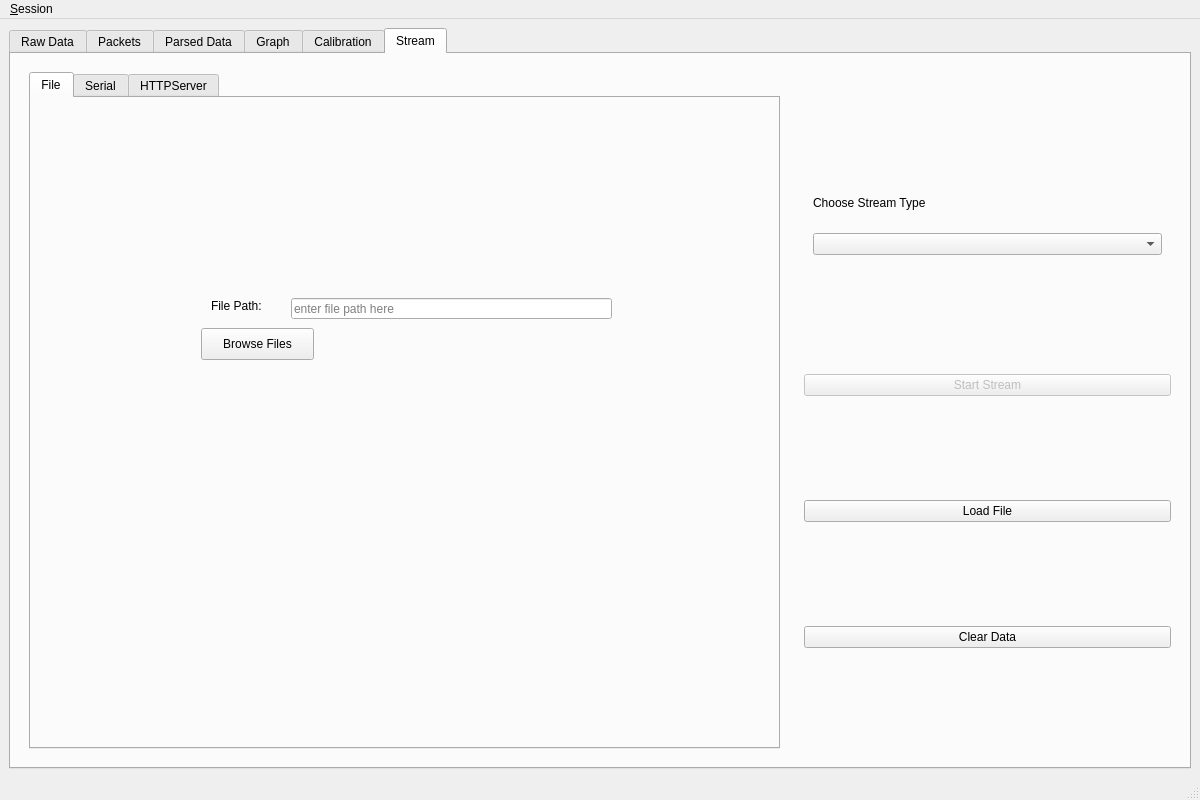
<?xml version="1.0" encoding="UTF-8"?>
<ui version="4.0">
 <class>MainWindow</class>
 <widget class="QMainWindow" name="MainWindow">
  <property name="geometry">
   <rect>
    <x>0</x>
    <y>0</y>
    <width>1200</width>
    <height>800</height>
   </rect>
  </property>
  <property name="sizePolicy">
   <sizepolicy hsizetype="Expanding" vsizetype="Expanding">
    <horstretch>0</horstretch>
    <verstretch>0</verstretch>
   </sizepolicy>
  </property>
  <property name="minimumSize">
   <size>
    <width>1200</width>
    <height>800</height>
   </size>
  </property>
  <property name="maximumSize">
   <size>
    <width>16777215</width>
    <height>16777215</height>
   </size>
  </property>
  <property name="windowTitle">
   <string>Testbench 0.1</string>
  </property>
  <property name="unifiedTitleAndToolBarOnMac">
   <bool>true</bool>
  </property>
  <widget class="QWidget" name="centralwidget">
   <layout class="QHBoxLayout" name="horizontalLayout_6">
    <item>
     <widget class="QTabWidget" name="TabView">
      <property name="enabled">
       <bool>true</bool>
      </property>
      <property name="sizePolicy">
       <sizepolicy hsizetype="Expanding" vsizetype="Expanding">
        <horstretch>1</horstretch>
        <verstretch>1</verstretch>
       </sizepolicy>
      </property>
      <property name="minimumSize">
       <size>
        <width>800</width>
        <height>600</height>
       </size>
      </property>
      <property name="toolTipDuration">
       <number>-1</number>
      </property>
      <property name="tabPosition">
       <enum>QTabWidget::North</enum>
      </property>
      <property name="currentIndex">
       <number>5</number>
      </property>
      <property name="tabBarAutoHide">
       <bool>false</bool>
      </property>
      <widget class="QWidget" name="RawDataTab">
       <attribute name="title">
        <string>Raw Data</string>
       </attribute>
       <layout class="QHBoxLayout" name="horizontalLayout_2">
        <item>
         <widget class="QWidget" name="widget" native="true">
          <property name="sizePolicy">
           <sizepolicy hsizetype="Expanding" vsizetype="Expanding">
            <horstretch>4</horstretch>
            <verstretch>0</verstretch>
           </sizepolicy>
          </property>
          <layout class="QVBoxLayout" name="verticalLayout_6">
           <item>
            <widget class="QTableWidget" name="rawDataTable">
             <property name="sizePolicy">
              <sizepolicy hsizetype="Expanding" vsizetype="Expanding">
               <horstretch>0</horstretch>
               <verstretch>80</verstretch>
              </sizepolicy>
             </property>
             <property name="editTriggers">
              <set>QAbstractItemView::NoEditTriggers</set>
             </property>
             <property name="selectionMode">
              <enum>QAbstractItemView::SingleSelection</enum>
             </property>
             <property name="textElideMode">
              <enum>Qt::ElideMiddle</enum>
             </property>
             <attribute name="horizontalHeaderDefaultSectionSize">
              <number>80</number>
             </attribute>
            </widget>
           </item>
           <item>
            <widget class="QWidget" name="widget_8" native="true">
             <property name="sizePolicy">
              <sizepolicy hsizetype="Preferred" vsizetype="Preferred">
               <horstretch>0</horstretch>
               <verstretch>10</verstretch>
              </sizepolicy>
             </property>
             <layout class="QHBoxLayout" name="horizontalLayout_5">
              <property name="topMargin">
               <number>0</number>
              </property>
              <property name="bottomMargin">
               <number>0</number>
              </property>
              <item>
               <widget class="QWidget" name="widget_6" native="true">
                <property name="sizePolicy">
                 <sizepolicy hsizetype="Preferred" vsizetype="Preferred">
                  <horstretch>0</horstretch>
                  <verstretch>10</verstretch>
                 </sizepolicy>
                </property>
                <widget class="QPlainTextEdit" name="RawData_BYTES_NUM_Text">
                 <property name="geometry">
                  <rect>
                   <x>120</x>
                   <y>20</y>
                   <width>104</width>
                   <height>31</height>
                  </rect>
                 </property>
                 <property name="readOnly">
                  <bool>true</bool>
                 </property>
                </widget>
                <widget class="QLabel" name="label_6">
                 <property name="geometry">
                  <rect>
                   <x>10</x>
                   <y>30</y>
                   <width>111</width>
                   <height>16</height>
                  </rect>
                 </property>
                 <property name="text">
                  <string>Number of Bytes:</string>
                 </property>
                </widget>
               </widget>
              </item>
              <item>
               <widget class="QWidget" name="widget_7" native="true">
                <property name="sizePolicy">
                 <sizepolicy hsizetype="Preferred" vsizetype="Preferred">
                  <horstretch>0</horstretch>
                  <verstretch>10</verstretch>
                 </sizepolicy>
                </property>
                <widget class="QLabel" name="label_7">
                 <property name="geometry">
                  <rect>
                   <x>10</x>
                   <y>30</y>
                   <width>131</width>
                   <height>16</height>
                  </rect>
                 </property>
                 <property name="text">
                  <string>GoTo Byte Number:</string>
                 </property>
                </widget>
                <widget class="QLineEdit" name="RawData_GOTO_Text">
                 <property name="geometry">
                  <rect>
                   <x>140</x>
                   <y>20</y>
                   <width>113</width>
                   <height>31</height>
                  </rect>
                 </property>
                </widget>
               </widget>
              </item>
             </layout>
            </widget>
           </item>
          </layout>
         </widget>
        </item>
        <item>
         <widget class="QWidget" name="widget_2" native="true">
          <property name="sizePolicy">
           <sizepolicy hsizetype="Preferred" vsizetype="Preferred">
            <horstretch>1</horstretch>
            <verstretch>0</verstretch>
           </sizepolicy>
          </property>
          <layout class="QVBoxLayout" name="verticalLayout_5">
           <item>
            <widget class="QWidget" name="widget_3" native="true">
             <widget class="QPlainTextEdit" name="RawData_BIN_Text">
              <property name="geometry">
               <rect>
                <x>80</x>
                <y>30</y>
                <width>104</width>
                <height>31</height>
               </rect>
              </property>
              <property name="readOnly">
               <bool>true</bool>
              </property>
             </widget>
             <widget class="QLabel" name="label_3">
              <property name="geometry">
               <rect>
                <x>10</x>
                <y>30</y>
                <width>60</width>
                <height>16</height>
               </rect>
              </property>
              <property name="text">
               <string>BIN:</string>
              </property>
             </widget>
            </widget>
           </item>
           <item>
            <widget class="QWidget" name="widget_4" native="true">
             <widget class="QPlainTextEdit" name="RawData_DEC_Text">
              <property name="geometry">
               <rect>
                <x>80</x>
                <y>30</y>
                <width>104</width>
                <height>31</height>
               </rect>
              </property>
              <property name="readOnly">
               <bool>true</bool>
              </property>
             </widget>
             <widget class="QLabel" name="label_4">
              <property name="geometry">
               <rect>
                <x>10</x>
                <y>30</y>
                <width>60</width>
                <height>16</height>
               </rect>
              </property>
              <property name="text">
               <string>DEC:</string>
              </property>
             </widget>
            </widget>
           </item>
           <item>
            <widget class="QWidget" name="widget_5" native="true">
             <widget class="QPlainTextEdit" name="RawData_ASCII_Text">
              <property name="geometry">
               <rect>
                <x>80</x>
                <y>30</y>
                <width>104</width>
                <height>31</height>
               </rect>
              </property>
              <property name="readOnly">
               <bool>true</bool>
              </property>
             </widget>
             <widget class="QLabel" name="label_5">
              <property name="geometry">
               <rect>
                <x>10</x>
                <y>30</y>
                <width>60</width>
                <height>16</height>
               </rect>
              </property>
              <property name="text">
               <string>ASCII:</string>
              </property>
             </widget>
            </widget>
           </item>
          </layout>
         </widget>
        </item>
       </layout>
      </widget>
      <widget class="QWidget" name="PacketsTab">
       <property name="toolTipDuration">
        <number>3</number>
       </property>
       <attribute name="title">
        <string>Packets</string>
       </attribute>
       <layout class="QVBoxLayout" name="verticalLayout_9">
        <item>
         <widget class="QWidget" name="widget_20" native="true">
          <property name="sizePolicy">
           <sizepolicy hsizetype="Preferred" vsizetype="Expanding">
            <horstretch>0</horstretch>
            <verstretch>1</verstretch>
           </sizepolicy>
          </property>
          <property name="minimumSize">
           <size>
            <width>0</width>
            <height>50</height>
           </size>
          </property>
          <widget class="QLabel" name="label_20">
           <property name="geometry">
            <rect>
             <x>30</x>
             <y>10</y>
             <width>91</width>
             <height>16</height>
            </rect>
           </property>
           <property name="text">
            <string>Select Parser:</string>
           </property>
          </widget>
          <widget class="QComboBox" name="comboBox_parser_list">
           <property name="geometry">
            <rect>
             <x>120</x>
             <y>10</y>
             <width>221</width>
             <height>26</height>
            </rect>
           </property>
          </widget>
          <widget class="QLabel" name="label_21">
           <property name="geometry">
            <rect>
             <x>410</x>
             <y>10</y>
             <width>121</width>
             <height>16</height>
            </rect>
           </property>
           <property name="text">
            <string>Number of Packets:</string>
           </property>
          </widget>
          <widget class="QLineEdit" name="lineEdit_number_of_packets">
           <property name="geometry">
            <rect>
             <x>540</x>
             <y>10</y>
             <width>161</width>
             <height>21</height>
            </rect>
           </property>
           <property name="readOnly">
            <bool>true</bool>
           </property>
          </widget>
         </widget>
        </item>
        <item>
         <widget class="QListWidget" name="listWidget_packets">
          <property name="sizePolicy">
           <sizepolicy hsizetype="Expanding" vsizetype="Expanding">
            <horstretch>0</horstretch>
            <verstretch>9</verstretch>
           </sizepolicy>
          </property>
          <property name="editTriggers">
           <set>QAbstractItemView::NoEditTriggers</set>
          </property>
          <property name="selectionMode">
           <enum>QAbstractItemView::SingleSelection</enum>
          </property>
         </widget>
        </item>
       </layout>
      </widget>
      <widget class="QWidget" name="ParsedDataTab">
       <attribute name="title">
        <string>Parsed Data</string>
       </attribute>
      </widget>
      <widget class="QWidget" name="GraphTab">
       <attribute name="title">
        <string>Graph</string>
       </attribute>
       <layout class="QHBoxLayout" name="horizontalLayout">
        <property name="spacing">
         <number>0</number>
        </property>
        <property name="leftMargin">
         <number>0</number>
        </property>
        <property name="topMargin">
         <number>0</number>
        </property>
        <property name="rightMargin">
         <number>0</number>
        </property>
        <property name="bottomMargin">
         <number>0</number>
        </property>
        <item>
         <widget class="QWidget" name="matplotView" native="true">
          <property name="sizePolicy">
           <sizepolicy hsizetype="Expanding" vsizetype="Expanding">
            <horstretch>4</horstretch>
            <verstretch>2</verstretch>
           </sizepolicy>
          </property>
          <property name="minimumSize">
           <size>
            <width>500</width>
            <height>300</height>
           </size>
          </property>
          <property name="maximumSize">
           <size>
            <width>16777215</width>
            <height>16777215</height>
           </size>
          </property>
          <property name="toolTipDuration">
           <number>4</number>
          </property>
          <layout class="QVBoxLayout" name="verticalLayout_3">
           <item>
            <widget class="QLabel" name="label_2">
             <property name="maximumSize">
              <size>
               <width>100</width>
               <height>30</height>
              </size>
             </property>
             <property name="text">
              <string>Voltages</string>
             </property>
            </widget>
           </item>
           <item>
            <widget class="QWidget" name="graph" native="true">
             <layout class="QHBoxLayout" name="horizontalLayout_4"/>
            </widget>
           </item>
          </layout>
         </widget>
        </item>
        <item>
         <widget class="QWidget" name="rightView" native="true">
          <property name="sizePolicy">
           <sizepolicy hsizetype="Preferred" vsizetype="Preferred">
            <horstretch>3</horstretch>
            <verstretch>1</verstretch>
           </sizepolicy>
          </property>
          <layout class="QVBoxLayout" name="verticalLayout">
           <property name="spacing">
            <number>0</number>
           </property>
           <property name="leftMargin">
            <number>0</number>
           </property>
           <property name="topMargin">
            <number>0</number>
           </property>
           <property name="rightMargin">
            <number>0</number>
           </property>
           <property name="bottomMargin">
            <number>0</number>
           </property>
           <item>
            <widget class="QWidget" name="dataView" native="true">
             <property name="sizePolicy">
              <sizepolicy hsizetype="Preferred" vsizetype="Preferred">
               <horstretch>1</horstretch>
               <verstretch>1</verstretch>
              </sizepolicy>
             </property>
             <layout class="QHBoxLayout" name="horizontalLayout_3">
              <item>
               <widget class="QTableWidget" name="tableWidget">
                <property name="sizePolicy">
                 <sizepolicy hsizetype="Expanding" vsizetype="Expanding">
                  <horstretch>5</horstretch>
                  <verstretch>0</verstretch>
                 </sizepolicy>
                </property>
                <property name="editTriggers">
                 <set>QAbstractItemView::NoEditTriggers</set>
                </property>
                <property name="columnCount">
                 <number>4</number>
                </property>
                <attribute name="verticalHeaderVisible">
                 <bool>false</bool>
                </attribute>
                <column/>
                <column/>
                <column/>
                <column/>
               </widget>
              </item>
              <item>
               <widget class="QWidget" name="toggleBox" native="true">
                <property name="sizePolicy">
                 <sizepolicy hsizetype="Preferred" vsizetype="Preferred">
                  <horstretch>1</horstretch>
                  <verstretch>0</verstretch>
                 </sizepolicy>
                </property>
                <layout class="QVBoxLayout" name="verticalLayout_2">
                 <item>
                  <widget class="QComboBox" name="comboBox">
                   <property name="currentText">
                    <string/>
                   </property>
                  </widget>
                 </item>
                 <item>
                  <widget class="QCheckBox" name="pointsCheckBox">
                   <property name="text">
                    <string>points</string>
                   </property>
                  </widget>
                 </item>
                 <item>
                  <widget class="QCheckBox" name="avrgCheckBox">
                   <property name="text">
                    <string>average</string>
                   </property>
                  </widget>
                 </item>
                 <item>
                  <widget class="QSlider" name="horizontalSlider">
                   <property name="orientation">
                    <enum>Qt::Horizontal</enum>
                   </property>
                   <property name="tickPosition">
                    <enum>QSlider::TicksBelow</enum>
                   </property>
                  </widget>
                 </item>
                 <item>
                  <widget class="QLabel" name="label">
                   <property name="maximumSize">
                    <size>
                     <width>16777215</width>
                     <height>40</height>
                    </size>
                   </property>
                   <property name="autoFillBackground">
                    <bool>false</bool>
                   </property>
                   <property name="frameShape">
                    <enum>QFrame::StyledPanel</enum>
                   </property>
                   <property name="frameShadow">
                    <enum>QFrame::Plain</enum>
                   </property>
                   <property name="text">
                    <string>0</string>
                   </property>
                   <property name="alignment">
                    <set>Qt::AlignCenter</set>
                   </property>
                  </widget>
                 </item>
                </layout>
                <zorder>comboBox</zorder>
                <zorder>pointsCheckBox</zorder>
                <zorder>horizontalSlider</zorder>
                <zorder>label</zorder>
                <zorder>avrgCheckBox</zorder>
               </widget>
              </item>
             </layout>
            </widget>
           </item>
           <item>
            <widget class="QWidget" name="placeholderView" native="true">
             <property name="sizePolicy">
              <sizepolicy hsizetype="Preferred" vsizetype="Preferred">
               <horstretch>1</horstretch>
               <verstretch>1</verstretch>
              </sizepolicy>
             </property>
            </widget>
           </item>
          </layout>
         </widget>
        </item>
       </layout>
      </widget>
      <widget class="QWidget" name="CalibrationTab">
       <attribute name="title">
        <string>Calibration</string>
       </attribute>
      </widget>
      <widget class="QWidget" name="StreamTab">
       <property name="enabled">
        <bool>true</bool>
       </property>
       <attribute name="title">
        <string>Stream</string>
       </attribute>
       <layout class="QHBoxLayout" name="horizontalLayout_7">
        <item>
         <widget class="QWidget" name="widget_9" native="true">
          <property name="sizePolicy">
           <sizepolicy hsizetype="Expanding" vsizetype="Expanding">
            <horstretch>2</horstretch>
            <verstretch>0</verstretch>
           </sizepolicy>
          </property>
          <layout class="QHBoxLayout" name="horizontalLayout_8">
           <item>
            <widget class="QTabWidget" name="StreamTabWidget">
             <property name="currentIndex">
              <number>0</number>
             </property>
             <widget class="QWidget" name="FileTab">
              <attribute name="title">
               <string>File</string>
              </attribute>
              <widget class="QWidget" name="widget_19" native="true">
               <property name="geometry">
                <rect>
                 <x>150</x>
                 <y>160</y>
                 <width>471</width>
                 <height>361</height>
                </rect>
               </property>
               <widget class="QLineEdit" name="lineEdit_file_path">
                <property name="geometry">
                 <rect>
                  <x>110</x>
                  <y>40</y>
                  <width>321</width>
                  <height>21</height>
                 </rect>
                </property>
                <property name="placeholderText">
                 <string>enter file path here</string>
                </property>
               </widget>
               <widget class="QLabel" name="label_19">
                <property name="geometry">
                 <rect>
                  <x>30</x>
                  <y>40</y>
                  <width>60</width>
                  <height>16</height>
                 </rect>
                </property>
                <property name="text">
                 <string>File Path:</string>
                </property>
               </widget>
               <widget class="QPushButton" name="pushButton_browse_files">
                <property name="geometry">
                 <rect>
                  <x>20</x>
                  <y>70</y>
                  <width>113</width>
                  <height>32</height>
                 </rect>
                </property>
                <property name="text">
                 <string>Browse Files</string>
                </property>
               </widget>
              </widget>
             </widget>
             <widget class="QWidget" name="SerialTab">
              <property name="layoutDirection">
               <enum>Qt::LeftToRight</enum>
              </property>
              <attribute name="title">
               <string>Serial</string>
              </attribute>
              <layout class="QHBoxLayout" name="horizontalLayout_9" stretch="0">
               <property name="leftMargin">
                <number>0</number>
               </property>
               <property name="topMargin">
                <number>0</number>
               </property>
               <property name="rightMargin">
                <number>0</number>
               </property>
               <property name="bottomMargin">
                <number>0</number>
               </property>
               <item alignment="Qt::AlignHCenter">
                <widget class="QWidget" name="widget_12" native="true">
                 <property name="sizePolicy">
                  <sizepolicy hsizetype="Expanding" vsizetype="Expanding">
                   <horstretch>0</horstretch>
                   <verstretch>0</verstretch>
                  </sizepolicy>
                 </property>
                 <property name="minimumSize">
                  <size>
                   <width>400</width>
                   <height>0</height>
                  </size>
                 </property>
                 <property name="maximumSize">
                  <size>
                   <width>16777215</width>
                   <height>16777215</height>
                  </size>
                 </property>
                 <layout class="QVBoxLayout" name="verticalLayout_8">
                  <item>
                   <widget class="QWidget" name="widget_13" native="true">
                    <property name="minimumSize">
                     <size>
                      <width>400</width>
                      <height>0</height>
                     </size>
                    </property>
                    <property name="maximumSize">
                     <size>
                      <width>600</width>
                      <height>50</height>
                     </size>
                    </property>
                    <layout class="QHBoxLayout" name="horizontalLayout_10">
                     <item>
                      <widget class="QLabel" name="label_9">
                       <property name="minimumSize">
                        <size>
                         <width>50</width>
                         <height>0</height>
                        </size>
                       </property>
                       <property name="text">
                        <string>Baud Rate:</string>
                       </property>
                      </widget>
                     </item>
                     <item>
                      <widget class="QComboBox" name="comboBox_serial_baud_rate">
                       <property name="minimumSize">
                        <size>
                         <width>200</width>
                         <height>0</height>
                        </size>
                       </property>
                       <property name="currentText">
                        <string>9600</string>
                       </property>
                       <property name="currentIndex">
                        <number>12</number>
                       </property>
                       <item>
                        <property name="text">
                         <string>50</string>
                        </property>
                       </item>
                       <item>
                        <property name="text">
                         <string>75</string>
                        </property>
                       </item>
                       <item>
                        <property name="text">
                         <string>110</string>
                        </property>
                       </item>
                       <item>
                        <property name="text">
                         <string>134</string>
                        </property>
                       </item>
                       <item>
                        <property name="text">
                         <string>150</string>
                        </property>
                       </item>
                       <item>
                        <property name="text">
                         <string>200</string>
                        </property>
                       </item>
                       <item>
                        <property name="text">
                         <string>300</string>
                        </property>
                       </item>
                       <item>
                        <property name="text">
                         <string>600</string>
                        </property>
                       </item>
                       <item>
                        <property name="text">
                         <string>1200</string>
                        </property>
                       </item>
                       <item>
                        <property name="text">
                         <string>1800</string>
                        </property>
                       </item>
                       <item>
                        <property name="text">
                         <string>2400</string>
                        </property>
                       </item>
                       <item>
                        <property name="text">
                         <string>4800</string>
                        </property>
                       </item>
                       <item>
                        <property name="text">
                         <string>9600</string>
                        </property>
                       </item>
                       <item>
                        <property name="text">
                         <string>18200</string>
                        </property>
                       </item>
                       <item>
                        <property name="text">
                         <string>38400</string>
                        </property>
                       </item>
                       <item>
                        <property name="text">
                         <string>57600</string>
                        </property>
                       </item>
                       <item>
                        <property name="text">
                         <string>115200</string>
                        </property>
                       </item>
                      </widget>
                     </item>
                    </layout>
                   </widget>
                  </item>
                  <item>
                   <widget class="QWidget" name="widget_14" native="true">
                    <property name="minimumSize">
                     <size>
                      <width>400</width>
                      <height>0</height>
                     </size>
                    </property>
                    <property name="maximumSize">
                     <size>
                      <width>600</width>
                      <height>50</height>
                     </size>
                    </property>
                    <layout class="QHBoxLayout" name="horizontalLayout_11">
                     <item>
                      <widget class="QLabel" name="label_14">
                       <property name="minimumSize">
                        <size>
                         <width>50</width>
                         <height>0</height>
                        </size>
                       </property>
                       <property name="text">
                        <string>Byte Size:</string>
                       </property>
                      </widget>
                     </item>
                     <item>
                      <widget class="QComboBox" name="comboBox_serial_byte_size">
                       <property name="minimumSize">
                        <size>
                         <width>200</width>
                         <height>0</height>
                        </size>
                       </property>
                       <property name="currentIndex">
                        <number>3</number>
                       </property>
                       <item>
                        <property name="text">
                         <string>FIVEBITS</string>
                        </property>
                       </item>
                       <item>
                        <property name="text">
                         <string>SIXBITS</string>
                        </property>
                       </item>
                       <item>
                        <property name="text">
                         <string>SEVENBITS</string>
                        </property>
                       </item>
                       <item>
                        <property name="text">
                         <string>EIGHTBITS</string>
                        </property>
                       </item>
                      </widget>
                     </item>
                    </layout>
                   </widget>
                  </item>
                  <item>
                   <widget class="QWidget" name="widget_15" native="true">
                    <property name="minimumSize">
                     <size>
                      <width>400</width>
                      <height>0</height>
                     </size>
                    </property>
                    <property name="maximumSize">
                     <size>
                      <width>600</width>
                      <height>50</height>
                     </size>
                    </property>
                    <layout class="QHBoxLayout" name="horizontalLayout_12">
                     <item>
                      <widget class="QLabel" name="label_15">
                       <property name="minimumSize">
                        <size>
                         <width>50</width>
                         <height>0</height>
                        </size>
                       </property>
                       <property name="text">
                        <string>Parity:</string>
                       </property>
                      </widget>
                     </item>
                     <item>
                      <widget class="QComboBox" name="comboBox_serial_parity">
                       <property name="minimumSize">
                        <size>
                         <width>200</width>
                         <height>0</height>
                        </size>
                       </property>
                       <item>
                        <property name="text">
                         <string>PARITY_NONE</string>
                        </property>
                       </item>
                       <item>
                        <property name="text">
                         <string>PARITY_EVEN</string>
                        </property>
                       </item>
                       <item>
                        <property name="text">
                         <string>PARITY_ODD</string>
                        </property>
                       </item>
                       <item>
                        <property name="text">
                         <string>PARITY_MARK</string>
                        </property>
                       </item>
                       <item>
                        <property name="text">
                         <string>PARITY_SPACE</string>
                        </property>
                       </item>
                      </widget>
                     </item>
                    </layout>
                   </widget>
                  </item>
                  <item>
                   <widget class="QWidget" name="widget_16" native="true">
                    <property name="minimumSize">
                     <size>
                      <width>400</width>
                      <height>0</height>
                     </size>
                    </property>
                    <property name="maximumSize">
                     <size>
                      <width>600</width>
                      <height>50</height>
                     </size>
                    </property>
                    <layout class="QHBoxLayout" name="horizontalLayout_13">
                     <item>
                      <widget class="QLabel" name="label_16">
                       <property name="minimumSize">
                        <size>
                         <width>50</width>
                         <height>0</height>
                        </size>
                       </property>
                       <property name="text">
                        <string>Stop Bits:</string>
                       </property>
                      </widget>
                     </item>
                     <item>
                      <widget class="QComboBox" name="comboBox_serial_stop_bits">
                       <property name="minimumSize">
                        <size>
                         <width>200</width>
                         <height>0</height>
                        </size>
                       </property>
                       <item>
                        <property name="text">
                         <string>STOPBITS_ONE</string>
                        </property>
                       </item>
                       <item>
                        <property name="text">
                         <string>STOPBITS_ONE_POINT_FIVE</string>
                        </property>
                       </item>
                       <item>
                        <property name="text">
                         <string>STOPBITS_TWO</string>
                        </property>
                       </item>
                      </widget>
                     </item>
                    </layout>
                   </widget>
                  </item>
                  <item>
                   <widget class="QWidget" name="widget_17" native="true">
                    <property name="minimumSize">
                     <size>
                      <width>400</width>
                      <height>0</height>
                     </size>
                    </property>
                    <property name="maximumSize">
                     <size>
                      <width>600</width>
                      <height>50</height>
                     </size>
                    </property>
                    <layout class="QHBoxLayout" name="horizontalLayout_14">
                     <item>
                      <widget class="QLabel" name="label_17">
                       <property name="minimumSize">
                        <size>
                         <width>50</width>
                         <height>0</height>
                        </size>
                       </property>
                       <property name="text">
                        <string>Timeout [s]:</string>
                       </property>
                      </widget>
                     </item>
                     <item>
                      <widget class="QLineEdit" name="lineEdit_serial_timeout">
                       <property name="sizePolicy">
                        <sizepolicy hsizetype="Preferred" vsizetype="Fixed">
                         <horstretch>0</horstretch>
                         <verstretch>0</verstretch>
                        </sizepolicy>
                       </property>
                       <property name="text">
                        <string>0</string>
                       </property>
                       <property name="alignment">
                        <set>Qt::AlignCenter</set>
                       </property>
                      </widget>
                     </item>
                    </layout>
                   </widget>
                  </item>
                  <item>
                   <widget class="QCheckBox" name="checkBox_serial_xonxoff">
                    <property name="text">
                     <string>XON/XOFF</string>
                    </property>
                   </widget>
                  </item>
                  <item>
                   <widget class="QCheckBox" name="checkBox_serial_rtsdts">
                    <property name="text">
                     <string>RTS/CTS</string>
                    </property>
                   </widget>
                  </item>
                  <item>
                   <widget class="QCheckBox" name="checkBox_serial_dtrdsr">
                    <property name="text">
                     <string>DTR/DSR</string>
                    </property>
                   </widget>
                  </item>
                  <item>
                   <widget class="QWidget" name="widget_18" native="true">
                    <property name="minimumSize">
                     <size>
                      <width>400</width>
                      <height>0</height>
                     </size>
                    </property>
                    <property name="maximumSize">
                     <size>
                      <width>600</width>
                      <height>50</height>
                     </size>
                    </property>
                    <layout class="QHBoxLayout" name="horizontalLayout_15">
                     <item>
                      <widget class="QLabel" name="label_18">
                       <property name="minimumSize">
                        <size>
                         <width>50</width>
                         <height>0</height>
                        </size>
                       </property>
                       <property name="text">
                        <string>Port:</string>
                       </property>
                      </widget>
                     </item>
                     <item>
                      <widget class="QComboBox" name="comboBox_serial_ports">
                       <property name="minimumSize">
                        <size>
                         <width>200</width>
                         <height>0</height>
                        </size>
                       </property>
                      </widget>
                     </item>
                    </layout>
                   </widget>
                  </item>
                  <item>
                   <widget class="QCheckBox" name="checkBox_manual_port">
                    <property name="text">
                     <string>Manual Port Selection</string>
                    </property>
                   </widget>
                  </item>
                  <item>
                   <widget class="QLineEdit" name="lineEdit_manual_port">
                    <property name="enabled">
                     <bool>false</bool>
                    </property>
                    <property name="placeholderText">
                     <string>enter port e.g. /dev/ttyUSB0 or COM3</string>
                    </property>
                   </widget>
                  </item>
                 </layout>
                </widget>
               </item>
              </layout>
             </widget>
             <widget class="QWidget" name="ServerTab">
              <attribute name="title">
               <string>HTTPServer</string>
              </attribute>
             </widget>
            </widget>
           </item>
          </layout>
         </widget>
        </item>
        <item>
         <widget class="QWidget" name="widget_10" native="true">
          <property name="sizePolicy">
           <sizepolicy hsizetype="Expanding" vsizetype="Expanding">
            <horstretch>1</horstretch>
            <verstretch>0</verstretch>
           </sizepolicy>
          </property>
          <layout class="QVBoxLayout" name="verticalLayout_7">
           <item>
            <widget class="QWidget" name="widget_11" native="true">
             <property name="sizePolicy">
              <sizepolicy hsizetype="Preferred" vsizetype="Preferred">
               <horstretch>0</horstretch>
               <verstretch>1</verstretch>
              </sizepolicy>
             </property>
             <property name="maximumSize">
              <size>
               <width>16777215</width>
               <height>100</height>
              </size>
             </property>
             <layout class="QVBoxLayout" name="verticalLayout_4">
              <item>
               <widget class="QLabel" name="label_8">
                <property name="maximumSize">
                 <size>
                  <width>16777215</width>
                  <height>40</height>
                 </size>
                </property>
                <property name="text">
                 <string>Choose Stream Type</string>
                </property>
               </widget>
              </item>
              <item>
               <widget class="QComboBox" name="StreamTypeSelection">
                <property name="currentText">
                 <string/>
                </property>
                <property name="currentIndex">
                 <number>-1</number>
                </property>
               </widget>
              </item>
             </layout>
            </widget>
           </item>
           <item>
            <widget class="QPushButton" name="StartStopStreamButton">
             <property name="enabled">
              <bool>false</bool>
             </property>
             <property name="sizePolicy">
              <sizepolicy hsizetype="Minimum" vsizetype="Maximum">
               <horstretch>1</horstretch>
               <verstretch>1</verstretch>
              </sizepolicy>
             </property>
             <property name="text">
              <string>Start Stream</string>
             </property>
             <property name="checkable">
              <bool>true</bool>
             </property>
            </widget>
           </item>
           <item>
            <widget class="QPushButton" name="pushButton_Load_File">
             <property name="text">
              <string>Load File</string>
             </property>
            </widget>
           </item>
           <item>
            <widget class="QPushButton" name="pushButton_Clear_Data">
             <property name="text">
              <string>Clear Data</string>
             </property>
            </widget>
           </item>
          </layout>
         </widget>
        </item>
       </layout>
      </widget>
     </widget>
    </item>
   </layout>
  </widget>
  <widget class="QMenuBar" name="menubar">
   <property name="geometry">
    <rect>
     <x>0</x>
     <y>0</y>
     <width>1200</width>
     <height>22</height>
    </rect>
   </property>
   <widget class="QMenu" name="menu_Session">
    <property name="toolTipDuration">
     <number>10</number>
    </property>
    <property name="title">
     <string>&amp;Session</string>
    </property>
    <addaction name="actionClose_Testbench"/>
   </widget>
   <addaction name="menu_Session"/>
  </widget>
  <widget class="QStatusBar" name="statusbar"/>
  <action name="actionClose_Testbench">
   <property name="text">
    <string>Close Testbench</string>
   </property>
  </action>
 </widget>
 <resources/>
 <connections>
  <connection>
   <sender>actionClose_Testbench</sender>
   <signal>triggered(bool)</signal>
   <receiver>MainWindow</receiver>
   <slot>close()</slot>
   <hints>
    <hint type="sourcelabel">
     <x>-1</x>
     <y>-1</y>
    </hint>
    <hint type="destinationlabel">
     <x>599</x>
     <y>399</y>
    </hint>
   </hints>
  </connection>
  <connection>
   <sender>checkBox_manual_port</sender>
   <signal>toggled(bool)</signal>
   <receiver>lineEdit_manual_port</receiver>
   <slot>setEnabled(bool)</slot>
   <hints>
    <hint type="sourcelabel">
     <x>408</x>
     <y>661</y>
    </hint>
    <hint type="destinationlabel">
     <x>404</x>
     <y>700</y>
    </hint>
   </hints>
  </connection>
  <connection>
   <sender>checkBox_manual_port</sender>
   <signal>toggled(bool)</signal>
   <receiver>comboBox_serial_ports</receiver>
   <slot>setDisabled(bool)</slot>
   <hints>
    <hint type="sourcelabel">
     <x>408</x>
     <y>661</y>
    </hint>
    <hint type="destinationlabel">
     <x>495</x>
     <y>608</y>
    </hint>
   </hints>
  </connection>
 </connections>
</ui>
